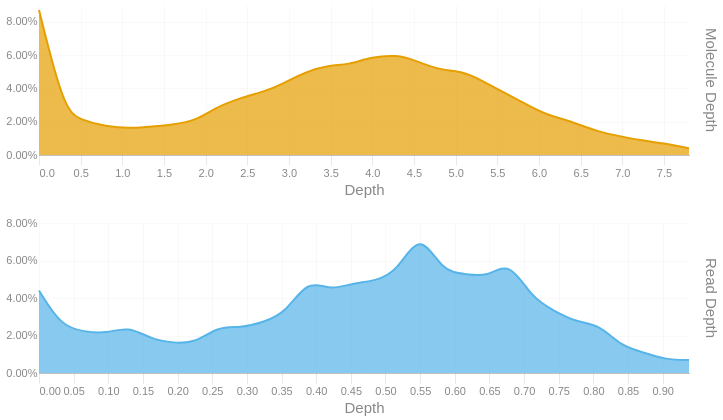

Notebook code for this chart:
### Code cell
readdep = depth_hist(tb['Read Depth'], q99, 3)
readdep = readdep.with_columns(pl.lit('Read Depth').alias('Metric'))
if not SKIPLR:
    moldep = depth_hist(tb['Molecule Depth'], mol_q99, 1)
    moldep = moldep.with_columns(pl.lit('Molecule Depth').alias('Metric'))
    _hist = pl.concat([readdep, moldep])
    _hist = _hist.filter(pl.col('Proportion') != 0)
    with SafeRender(_hist):
        (
            alt.Chart(_hist)        
            .mark_area(interpolate = "basis")
            .encode(
                x=alt.X('Bin:Q').scale(domainMin=0).axis(alt.Axis(title='Depth')),
                y = alt.Y('Proportion:Q', title = None).axis(format = '.2%'),
                color = alt.Color('Metric:N').legend(None),
                row = alt.Row("Metric:N").header(title = None, labelOrient = 'right'),
                tooltip = [
                    alt.Tooltip("Metric:N", title = "Metric"),
                    alt.Tooltip('Interval:N', title = "Depth Interval"),
                    alt.Tooltip('Proportion:Q', title = "% Alignments").format('.2%')
                ]
            )
            .resolve_scale(x='independent', y='independent')
            .properties(
                height = 150, width = 650,
                usermeta={'embedOptions': {'downloadFileName': f'{samplename}.depth.hist'}}
            )
        ).display()
else:
    readdep = readdep.filter(pl.col('Proportion') != 0)
    with SafeRender(readdep):
        (
            alt.Chart(readdep)        
            .mark_area(interpolate = "basis")
            .encode(
                x=alt.X('Bin:Q').scale(domainMin=0).axis(alt.Axis(title='Depth')),
                y = alt.Y('Proportion:Q', title = None).axis(format = '.2%'),
                tooltip = [
                    alt.Tooltip('Interval:N', title = "Depth Interval"),
                    alt.Tooltip('Proportion:Q', title = "% Alignments").format('.2%')
                ]
            )
            .properties(
                usermeta={'embedOptions': {'downloadFileName': f'{samplename}.depth.hist'}}
            )
        ).display()

### Figure 1 — Vega-Lite specification as saved in the notebook (floating-point values rounded to 4 significant figures)
{"width": 650, "height": 150, "config": {"title": {"anchor": "start", "dy": -15, "fontSize": 18, "color": "#888888", "subtitleColor": "#888888", "subtitleFontSize": 14}, "arc": {"fill": "#0072B2"}, "axis": {"domainColor": "#888888", "domainWidth": 0.5, "gridWidth": 0.2, "grid": false, "titleFontWeight": 400, "titleFontSize": 15, "labelFontSize": 11, "labelColor": "#888888", "tickColor": "#888888", "tickWidth": 0.2, "titleColor": "#888888"}, "axisBand": {"grid": false}, "axisX": {"grid": true, "tickSize": 10, "domainCap": "round"}, "axisY": {"domain": false, "grid": true, "tickSize": 0, "domainCap": "round"}, "background": "transparent", "header": {"labelFontSize": 15, "labelColor": "#888888", "titleFontSize": 15, "titleFontWeight": 600, "titleColor": "#888888"}, "legend": {"labelFont": "sans-serif", "labelFontSize": 12, "labelColor": "#888888", "symbolSize": 100, "symbolType": "circle", "titleFontSize": 12, "titlePadding": 10, "titleColor": "#888888", "title": null}, "range": {"category": ["#E69F00", "#56B4E9", "#009E73", "#F0E442", "#0072B2", "#D55E00", "#CC79A7", "#000000"], "diverging": ["#cfe8f3", "#a2d4ec", "#73bfe2", "#46abdb", "#1696d2", "#12719e"]}, "area": {"fill": "#0072B2", "fillOpacity": 0.7, "line": true, "strokeOpacity": 0.7}, "line": {"color": "#0072B2", "stroke": "#0072B2", "strokeWidth": 2}, "trail": {"color": "#0072B2", "stroke": "#0072B2", "strokeWidth": 0, "size": 1}, "point": {"filled": true, "fillOpacity": 1.0, "size": 95}, "text": {"color": "#888888", "fontSize": 11, "align": "right", "fontWeight": 400, "size": 11}, "bar": {"fill": "#0072B2", "stroke": null}, "view": {"stroke": null, "continuousWidth": 660, "continuousHeight": 400}}, "data": {"name": "data-b1c8971fc5c0f047ed3f557bb0c38dac"}, "mark": {"type": "area", "interpolate": "basis"}, "encoding": {"color": {"field": "Metric", "legend": null, "type": "nominal"}, "row": {"field": "Metric", "header": {"title": null, "labelOrient": "right"}, "type": "nominal"}, "tooltip": [{"field": "Metric", "title": "Metric", "type": "nominal"}, {"field": "Interval", "title": "Depth Interval", "type": "nominal"}, {"field": "Proportion", "format": ".2%", "title": "% Alignments", "type": "quantitative"}], "x": {"axis": {"title": "Depth"}, "field": "Bin", "scale": {"domainMin": 0}, "type": "quantitative"}, "y": {"axis": {"format": ".2%"}, "field": "Proportion", "title": null, "type": "quantitative"}}, "resolve": {"scale": {"x": "independent", "y": "independent"}}, "usermeta": {"embedOptions": {"downloadFileName": "TF26LRJL0014_5B_10484332_23Y22YLT4_L7.depth.hist"}}, "$schema": "https://vega.github.io/schema/vega-lite/v6.4.1.json", "datasets": {"data-b1c8971fc5c0f047ed3f557bb0c38dac": [{"Bin": 0.0, "Interval": "0.0-0.032", "Proportion": 0.044, "Metric": "Read Depth"}, {"Bin": 0.032, "Interval": "0.032-0.065", "Proportion": 0.025, "Metric": "Read Depth"}, {"Bin": 0.065, "Interval": "0.065-0.097", "Proportion": 0.022, "Metric": "Read Depth"}, {"Bin": 0.097, "Interval": "0.097-0.129", "Proportion": 0.021, "Metric": "Read Depth"}, {"Bin": 0.129, "Interval": "0.129-0.162", "Proportion": 0.025, "Metric": "Read Depth"}, {"Bin": 0.162, "Interval": "0.162-0.194", "Proportion": 0.018, "Metric": "Read Depth"}, {"Bin": 0.194, "Interval": "0.194-0.226", "Proportion": 0.016, "Metric": "Read Depth"}, {"Bin": 0.226, "Interval": "0.226-0.259", "Proportion": 0.016, "Metric": "Read Depth"}, {"Bin": 0.259, "Interval": "0.259-0.291", "Proportion": 0.025, "Metric": "Read Depth"}, {"Bin": 0.291, "Interval": "0.291-0.323", "Proportion": 0.024, "Metric": "Read Depth"}, {"Bin": 0.323, "Interval": "0.323-0.356", "Proportion": 0.027, "Metric": "Read Depth"}, {"Bin": 0.356, "Interval": "0.356-0.388", "Proportion": 0.032, "Metric": "Read Depth"}, {"Bin": 0.388, "Interval": "0.388-0.42", "Proportion": 0.05, "Metric": "Read Depth"}, {"Bin": 0.42, "Interval": "0.42-0.453", "Proportion": 0.044, "Metric": "Read Depth"}, {"Bin": 0.453, "Interval": "0.453-0.485", "Proportion": 0.048, "Metric": "Read Depth"}, {"Bin": 0.485, "Interval": "0.485-0.517", "Proportion": 0.049, "Metric": "Read Depth"}, {"Bin": 0.517, "Interval": "0.517-0.55", "Proportion": 0.054, "Metric": "Read Depth"}, {"Bin": 0.55, "Interval": "0.55-0.582", "Proportion": 0.076, "Metric": "Read Depth"}, {"Bin": 0.582, "Interval": "0.582-0.614", "Proportion": 0.054, "Metric": "Read Depth"}, {"Bin": 0.614, "Interval": "0.614-0.647", "Proportion": 0.053, "Metric": "Read Depth"}, {"Bin": 0.647, "Interval": "0.647-0.679", "Proportion": 0.051, "Metric": "Read Depth"}, {"Bin": 0.679, "Interval": "0.679-0.711", "Proportion": 0.06, "Metric": "Read Depth"}, {"Bin": 0.711, "Interval": "0.711-0.744", "Proportion": 0.04, "Metric": "Read Depth"}, {"Bin": 0.744, "Interval": "0.744-0.776", "Proportion": 0.033, "Metric": "Read Depth"}, {"Bin": 0.776, "Interval": "0.776-0.808", "Proportion": 0.027, "Metric": "Read Depth"}, {"Bin": 0.808, "Interval": "0.808-0.841", "Proportion": 0.026, "Metric": "Read Depth"}, {"Bin": 0.841, "Interval": "0.841-0.873", "Proportion": 0.014, "Metric": "Read Depth"}, {"Bin": 0.873, "Interval": "0.873-0.905", "Proportion": 0.011, "Metric": "Read Depth"}, {"Bin": 0.905, "Interval": "0.905-0.938", "Proportion": 0.007, "Metric": "Read Depth"}, {"Bin": 0.938, "Interval": "0.938-0.97", "Proportion": 0.007, "Metric": "Read Depth"}, {"Bin": 0.0, "Interval": "0.0-0.3", "Proportion": 0.087, "Metric": "Molecule Depth"}, {"Bin": 0.3, "Interval": "0.3-0.5", "Proportion": 0.027, "Metric": "Molecule Depth"}, {"Bin": 0.5, "Interval": "0.5-0.8", "Proportion": 0.021, "Metric": "Molecule Depth"}, {"Bin": 0.8, "Interval": "0.8-1.1", "Proportion": 0.017, "Metric": "Molecule Depth"}, {"Bin": 1.1, "Interval": "1.1-1.3", "Proportion": 0.016, "Metric": "Molecule Depth"}, {"Bin": 1.3, "Interval": "1.3-1.6", "Proportion": 0.017, "Metric": "Molecule Depth"}, {"Bin": 1.6, "Interval": "1.6-1.9", "Proportion": 0.018, "Metric": "Molecule Depth"}, {"Bin": 1.9, "Interval": "1.9-2.1", "Proportion": 0.021, "Metric": "Molecule Depth"}, {"Bin": 2.1, "Interval": "2.1-2.4", "Proportion": 0.028, "Metric": "Molecule Depth"}, {"Bin": 2.4, "Interval": "2.4-2.7", "Proportion": 0.034, "Metric": "Molecule Depth"}, {"Bin": 2.7, "Interval": "2.7-2.9", "Proportion": 0.038, "Metric": "Molecule Depth"}, {"Bin": 2.9, "Interval": "2.9-3.2", "Proportion": 0.042, "Metric": "Molecule Depth"}, {"Bin": 3.2, "Interval": "3.2-3.5", "Proportion": 0.05, "Metric": "Molecule Depth"}, {"Bin": 3.5, "Interval": "3.5-3.7", "Proportion": 0.054, "Metric": "Molecule Depth"}, {"Bin": 3.7, "Interval": "3.7-4.0", "Proportion": 0.054, "Metric": "Molecule Depth"}, {"Bin": 4.0, "Interval": "4.0-4.3", "Proportion": 0.059, "Metric": "Molecule Depth"}, {"Bin": 4.3, "Interval": "4.3-4.5", "Proportion": 0.06, "Metric": "Molecule Depth"}, {"Bin": 4.5, "Interval": "4.5-4.8", "Proportion": 0.057, "Metric": "Molecule Depth"}, {"Bin": 4.8, "Interval": "4.8-5.1", "Proportion": 0.051, "Metric": "Molecule Depth"}, {"Bin": 5.1, "Interval": "5.1-5.3", "Proportion": 0.05, "Metric": "Molecule Depth"}, {"Bin": 5.3, "Interval": "5.3-5.6", "Proportion": 0.045, "Metric": "Molecule Depth"}, {"Bin": 5.6, "Interval": "5.6-5.9", "Proportion": 0.037, "Metric": "Molecule Depth"}, {"Bin": 5.9, "Interval": "5.9-6.1", "Proportion": 0.029, "Metric": "Molecule Depth"}, {"Bin": 6.1, "Interval": "6.1-6.4", "Proportion": 0.024, "Metric": "Molecule Depth"}, {"Bin": 6.4, "Interval": "6.4-6.7", "Proportion": 0.02, "Metric": "Molecule Depth"}, {"Bin": 6.7, "Interval": "6.7-7.0", "Proportion": 0.014, "Metric": "Molecule Depth"}, {"Bin": 7.0, "Interval": "7.0-7.2", "Proportion": 0.011, "Metric": "Molecule Depth"}, {"Bin": 7.2, "Interval": "7.2-7.5", "Proportion": 0.009, "Metric": "Molecule Depth"}, {"Bin": 7.5, "Interval": "7.5-7.8", "Proportion": 0.007, "Metric": "Molecule Depth"}, {"Bin": 7.8, "Interval": "7.8-8.02", "Proportion": 0.004, "Metric": "Molecule Depth"}]}}
